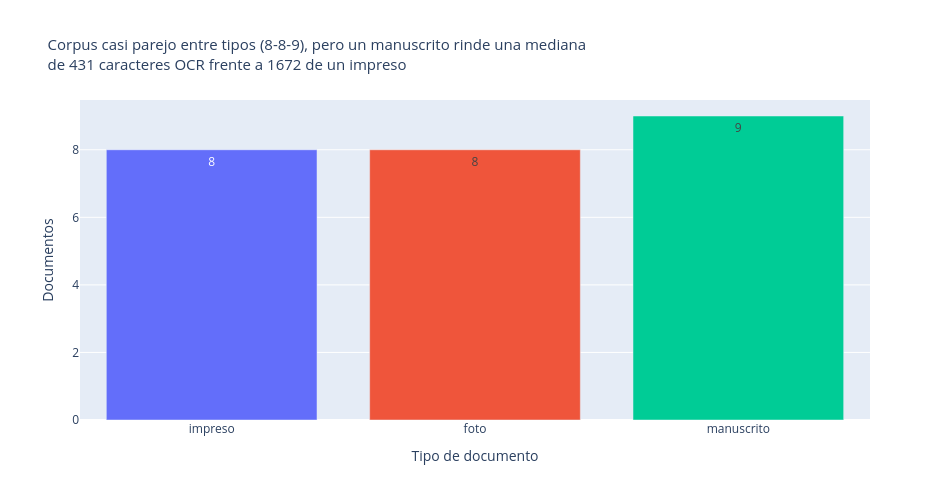

The notebook cell this image was saved under:
### Markdown cell above
## 5. Análisis exploratorio (3 gráficos con Plotly Express)

### Code cell
documentos["palabras"] = documentos["texto_ocr"].str.split().str.len()
audios["palabras"] = audios["texto_asr"].str.replace(r"\[HABLANTE_\d+\]", "", regex=True).str.split().str.len()

por_tipo = documentos.groupby("tipo").agg(documentos=("id", "count"), caracteres=("n_caracteres", "median")).reset_index()
caracteres_impreso = por_tipo.loc[por_tipo["tipo"] == "impreso", "caracteres"].iloc[0]
caracteres_manuscrito = por_tipo.loc[por_tipo["tipo"] == "manuscrito", "caracteres"].iloc[0]

fig = px.bar(
    por_tipo, x="tipo", y="documentos", color="tipo", text="documentos",
    hover_data={"caracteres": True},
    category_orders={"tipo": ["impreso", "foto", "manuscrito"]},
    labels={"tipo": "Tipo de documento", "documentos": "Documentos", "caracteres": "Caracteres OCR (mediana)"},
    title=(f"Corpus casi parejo entre tipos (8-8-9), pero un manuscrito rinde una mediana<br>de "
           f"{caracteres_manuscrito:.0f} caracteres OCR frente a {caracteres_impreso:.0f} de un impreso"),
)
fig.update_layout(showlegend=False, width=950, height=500, title_font_size=15, margin={"t": 100})
fig.write_html(CARPETA_GRAFICOS / "documentos_por_tipo.html")
fig.show()

### Figure 1 — Plotly figure (JSON) as saved in the notebook; plotly's stock layout.template omitted (floating-point values rounded to 4 significant figures)
{"data": [{"customdata": [[1672.0]], "hovertemplate": "Tipo de documento=%{x}<br>Documentos=%{text}<br>Caracteres OCR (mediana)=%{customdata[0]}<extra></extra>", "legendgroup": "impreso", "marker": {"color": "#636efa", "pattern": {"shape": ""}}, "name": "impreso", "orientation": "v", "showlegend": true, "text": [8.0], "textposition": "auto", "type": "bar", "x": ["impreso"], "xaxis": "x", "y": [8], "yaxis": "y"}, {"customdata": [[241.0]], "hovertemplate": "Tipo de documento=%{x}<br>Documentos=%{text}<br>Caracteres OCR (mediana)=%{customdata[0]}<extra></extra>", "legendgroup": "foto", "marker": {"color": "#EF553B", "pattern": {"shape": ""}}, "name": "foto", "orientation": "v", "showlegend": true, "text": [8.0], "textposition": "auto", "type": "bar", "x": ["foto"], "xaxis": "x", "y": [8], "yaxis": "y"}, {"customdata": [[431.0]], "hovertemplate": "Tipo de documento=%{x}<br>Documentos=%{text}<br>Caracteres OCR (mediana)=%{customdata[0]}<extra></extra>", "legendgroup": "manuscrito", "marker": {"color": "#00cc96", "pattern": {"shape": ""}}, "name": "manuscrito", "orientation": "v", "showlegend": true, "text": [9.0], "textposition": "auto", "type": "bar", "x": ["manuscrito"], "xaxis": "x", "y": [9], "yaxis": "y"}], "layout": {"barmode": "relative", "height": 500, "legend": {"title": {"text": "Tipo de documento"}, "tracegroupgap": 0}, "margin": {"t": 100}, "showlegend": false, "title": {"font": {"size": 15}, "text": "Corpus casi parejo entre tipos (8-8-9), pero un manuscrito rinde una mediana<br>de 431 caracteres OCR frente a 1672 de un impreso"}, "width": 950, "xaxis": {"anchor": "y", "categoryarray": ["impreso", "foto", "manuscrito"], "categoryorder": "array", "domain": [0.0, 1.0], "title": {"text": "Tipo de documento"}}, "yaxis": {"anchor": "x", "domain": [0.0, 1.0], "title": {"text": "Documentos"}}}}
